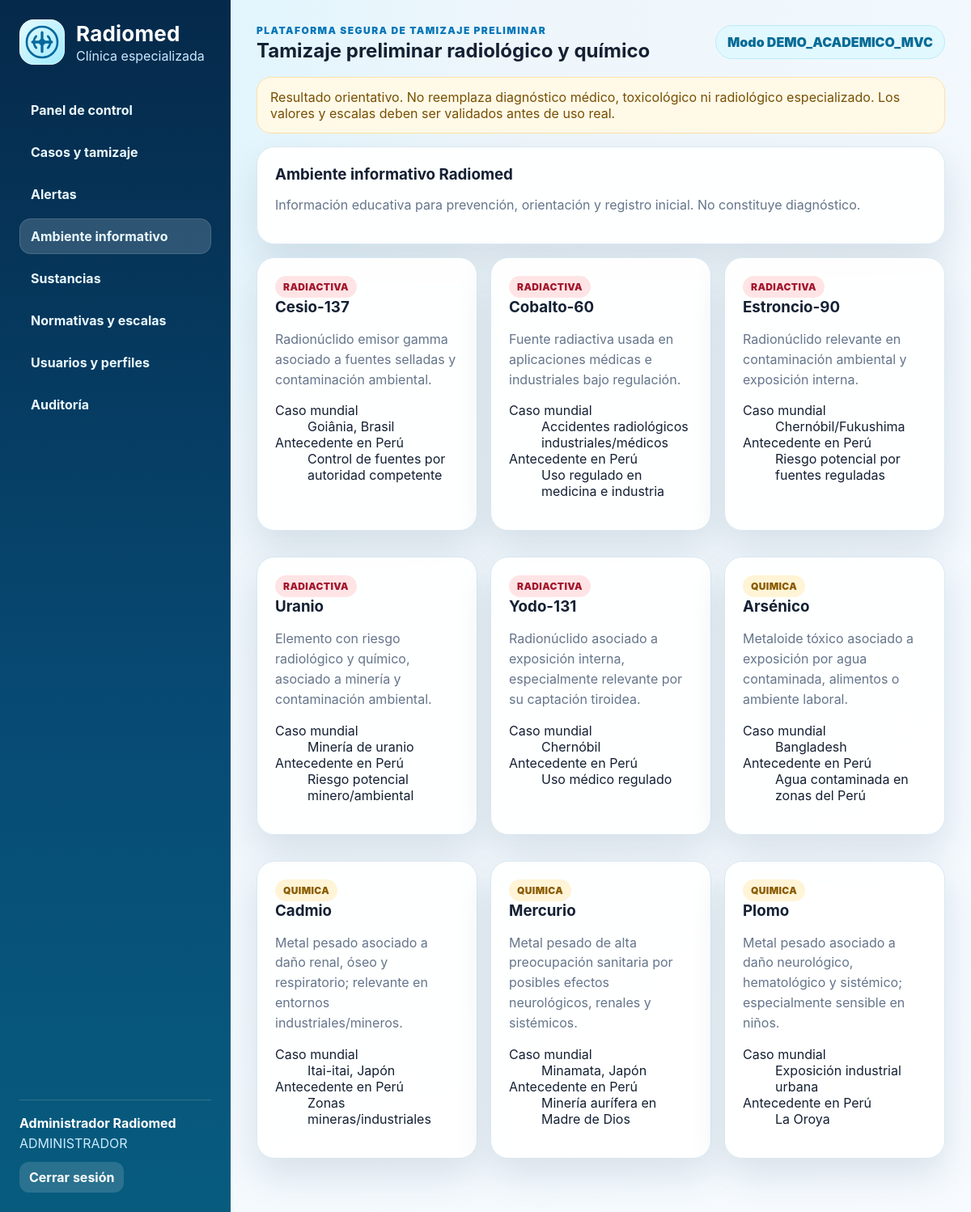
The app's page /index.php?controller=info&action=index (signed in) with its own data.
### tables this page shows
CREATE TABLE sustancias (
  id INT AUTO_INCREMENT PRIMARY KEY,
  nombre VARCHAR(120) NOT NULL UNIQUE,
  tipo ENUM('RADIACTIVA','QUIMICA') NOT NULL,
  descripcion TEXT NOT NULL,
  caso_mundial VARCHAR(180) DEFAULT NULL,
  antecedente_peru VARCHAR(180) DEFAULT NULL,
  estado ENUM('ACTIVO','INACTIVO') NOT NULL DEFAULT 'ACTIVO'
);

### app/core/Controller.php (called while the page is built, shortened)
<?php
abstract class Controller {
    protected function view(string $view, array $data = []): void {
        extract($data, EXTR_SKIP);
        $viewFile = __DIR__ . '/../views/' . $view . '.php';
        require __DIR__ . '/../views/layouts/header.php';
        require $viewFile;
        require __DIR__ . '/../views/layouts/footer.php';
    }
}

### app/controllers/InfoController.php (called while the page is built, shortened)
<?php
class InfoController extends Controller { public function index(): void { $this->view('info/index',['sustancias'=>(new Sustancia())->active()]); } }

### app/core/Router.php (called while the page is built, shortened)
<?php
final class Router {
    public function dispatch(): void {
        $action = preg_replace('/[^a-zA-Z0-9_]/','', $_GET['action'] ?? (is_logged() ? 'index' : 'login'));
        $obj = new $class();
        $obj->$action();
    }
}

### index.php (called while the page is built, shortened)
<?php
require_once __DIR__ . '/app/core/Database.php';
require_once __DIR__ . '/app/core/Helpers.php';
require_once __DIR__ . '/app/core/Auth.php';
require_once __DIR__ . '/app/core/Model.php';
require_once __DIR__ . '/app/core/Controller.php';
(new Router())->dispatch();

### app/core/Auth.php (called while the page is built, shortened)
<?php
function current_user(): ?array { return $_SESSION['user'] ?? null; }
function menu_allowed(string $controller): bool { $rol=$_SESSION['user']['rol']??''; $matrix=[ 'ADMINISTRADOR'=>['dashboard','caso','alerta','info','sustancia','normativa','usuario','auditoria'], 'EVALUADOR'=>['dashboard','caso','alerta','info'], 'ESPECIALISTA'=>['dashboard','caso','alerta','info'], 'AUTORIDAD'=>['dashboard','caso','alerta','info'], 'CONSULTOR'=>['dashboard','info'] ]; return in_array($controller,$matrix[$rol]??[],true); }

### app/core/Helpers.php (called while the page is built, shortened)
<?php
function e(?string $value): string { return htmlspecialchars((string)$value, ENT_QUOTES, 'UTF-8'); }
function url(string $controller, string $action = 'index', array $params = []): string {
    $query = array_merge(['controller'=>$controller, 'action'=>$action], $params);
    return 'index.php?' . http_build_query($query);
}

### app/core/Model.php (called while the page is built, shortened)
<?php
abstract class Model {
    protected mysqli $db;
    public function __construct(){ $this->db = db(); }
    protected function all(string $sql, string $types='', array $params=[]): array { $stmt=$this->db->prepare($sql); if($types) $stmt->bind_param($types,...$params); $stmt->execute(); return $stmt->get_result()->fetch_all(MYSQLI_ASSOC); }
}

### app/core/Database.php (called while the page is built, shortened)
<?php
final class Database {
    private static ?mysqli $conn = null;
    public static function connection(): mysqli {
        if (self::$conn === null) {
            self::$conn = new mysqli(DB_HOST, DB_USER, DB_PASS, DB_NAME);
            self::$conn->set_charset('utf8mb4');
        }
        return self::$conn;
    }
}
function db(): mysqli { return Database::connection(); }

### app/models/Sustancia.php (called while the page is built, shortened)
<?php
class Sustancia extends Model {
    public function active(): array { return $this->all('SELECT * FROM sustancias WHERE estado="ACTIVO" ORDER BY tipo,nombre'); }
}

### app/views/info/index.php (the view)
<div class="card"><h3>Ambiente informativo Radiomed</h3><p class="muted">Información educativa para prevención, orientación y registro inicial. No constituye diagnóstico.</p></div><div class="info-grid"><?php foreach($sustancias as $s): ?><article class="card info-card"><span class="pill <?= $s['tipo']==='RADIACTIVA'?'risk-high':'risk-medium' ?>"><?= e($s['tipo']) ?></span><h3><?= e($s['nombre']) ?></h3><p><?= e($s['descripcion']) ?></p><dl><dt>Caso mundial</dt><dd><?= e($s['caso_mundial']) ?></dd><dt>Antecedente en Perú</dt><dd><?= e($s['antecedente_peru']) ?></dd></dl></article><?php endforeach; ?></div>

### app/views/layouts/header.php (shortened to what this page needs)
<?php $user=current_user(); $current=$_GET['controller']??'dashboard'; ?>
<!doctype html><html lang="es"><head><link rel="stylesheet" href="assets/css/style.css"></head><body><div class="layout"><aside class="sidebar"><div class="brand"><div class="logo-mark"></div><div><h1>Radiomed</h1><p>Clínica especializada</p></div></div><nav class="nav"><?php $items=['dashboard'=>'Panel de control','caso'=>'Casos y tamizaje','alerta'=>'Alertas','info'=>'Ambiente informativo','sustancia'=>'Sustancias','normativa'=>'Normativas y escalas','usuario'=>'Usuarios y perfiles','auditoria'=>'Auditoría']; foreach($items as $key=>$label){ if(menu_allowed($key)){ $href=$key==='caso'?url('caso','index'):url($key); $active=$current===$key?'active':''; echo '<a class="'.$active.'" href="'.e($href).'">'.e($label).'</a>'; } } ?></nav><div class="sidebar-footer"><strong><?= e($user['nombre']??'') ?></strong><span><?= e($user['rol']??'') ?></span><a class="logout" href="<?= e(url('auth','logout')) ?>">Cerrar sesión</a></div></aside><main class="main"><header class="topbar"><div><span class="eyebrow">Plataforma segura de tamizaje preliminar</span><h2><?= e(APP_SUBTITLE) ?></h2></div><div class="badge">Modo <?= e(APP_ENV) ?></div></header><section class="notice">Resultado orientativo. No reemplaza diagnóstico médico, toxicológico ni radiológico especializado. Los valores y escalas deben ser validados antes de uso real.</section>

### app/views/layouts/footer.php (shortened to what this page needs)
</main></div></body></html>

### assets/css/style.css (style rules this page uses)
:root { --bg:#eef6fb;--panel:#ffffff;--ink:#142033;--muted:#65758b;--primary:#0476b8;--primary2:#15a6c9;--accent:#27d3b3;--danger:#dc3545;--warn:#f5a524;--ok:#17a673;--line:#d9e8f2;--shadow:0 20px 45px rgba(25,60,90,.13);--radius:22px }
* { box-sizing:border-box }
body { margin:0;font-family:Inter,Segoe UI,Roboto,Arial,sans-serif;background:radial-gradient(circle at top left,#d8f5ff 0,#eef6fb 34%,#f7fbff 100%);color:var(--ink) }
a { color:var(--primary);font-weight:700;text-decoration:none }
.layout { display:flex;min-height:100vh }
.sidebar { width:285px;background:linear-gradient(180deg,#05294a,#074b75 60%,#075c7e);color:white;padding:24px;display:flex;flex-direction:column;position:fixed;top:0;bottom:0;left:0 }
.brand { display:flex;align-items:center;gap:14px }
.brand h1 { font-size:26px;margin:0;letter-spacing:.2px }
.brand p { margin:2px 0 0;color:#c9ebff }
.logo-mark { width:56px;height:56px;border-radius:18px;background:linear-gradient(135deg,#e6fbff,#9feaff);display:grid;place-items:center;color:#05689d;box-shadow:inset 0 0 0 1px rgba(255,255,255,.5) }
.logo-mark svg { width:42px;height:42px }
.nav { margin-top:34px;display:grid;gap:8px }
.nav a { color:#e9f8ff;padding:12px 14px;border-radius:14px;font-weight:700 }
.nav a:hover,.nav a.active { background:rgba(255,255,255,.16);box-shadow:inset 0 0 0 1px rgba(255,255,255,.13) }
.sidebar-footer { margin-top:auto;border-top:1px solid rgba(255,255,255,.16);padding-top:18px;display:grid;gap:5px }
.sidebar-footer span { color:#c9ebff }
.logout { color:#fff;background:rgba(255,255,255,.14);padding:9px 12px;border-radius:12px;width:max-content;margin-top:8px }
.main { margin-left:285px;width:calc(100% - 285px);padding:26px 32px 50px }
.topbar { display:flex;justify-content:space-between;align-items:center;margin-bottom:18px }
.topbar h2 { margin:2px 0 0;font-size:24px }
.eyebrow { text-transform:uppercase;letter-spacing:.12em;color:var(--primary);font-size:12px;font-weight:900 }
.badge { background:#e2f8ff;color:#046b96;border:1px solid #bcecf8;padding:10px 14px;border-radius:999px;font-weight:900 }
.notice { background:#fff9e8;border:1px solid #ffe0a6;color:#775000;padding:14px 16px;border-radius:18px;margin-bottom:16px }
.card { background:rgba(255,255,255,.96);border:1px solid var(--line);border-radius:var(--radius);box-shadow:var(--shadow);padding:22px;margin-bottom:16px }
.card h3 { margin:0 0 12px }
.info-grid { display:grid;grid-template-columns:repeat(3,minmax(0,1fr));gap:16px }
.info-card p { line-height:1.55;color:var(--muted) }
.pill { display:inline-flex;align-items:center;justify-content:center;padding:6px 10px;border-radius:999px;font-size:12px;font-weight:900;letter-spacing:.03em }
.risk-medium { background:#fff4d6;color:#8a5b00 }
.risk-high { background:#ffe4e6;color:#a4182d }
small,.muted { color:var(--muted) }

### records on screen
sustancias: tipo "RADIACTIVA", nombre "Cesio-137", descripcion "Radionúclido emisor gamma asociado a fuentes selladas y contaminación ambiental.", caso_mundial "Goiânia, Brasil", antecedente_peru "Control de fuentes por autoridad competente"
sustancias: tipo "RADIACTIVA", nombre "Cobalto-60", descripcion "Fuente radiactiva usada en aplicaciones médicas e industriales bajo regulación.", caso_mundial "Accidentes radiológicos industriales/médicos", antecedente_peru "Uso regulado en medicina e industria"
sustancias: tipo "RADIACTIVA", nombre "Estroncio-90", descripcion "Radionúclido relevante en contaminación ambiental y exposición interna.", caso_mundial "Chernóbil/Fukushima", antecedente_peru "Riesgo potencial por fuentes reguladas"
sustancias: tipo "RADIACTIVA", nombre "Uranio", descripcion "Elemento con riesgo radiológico y químico, asociado a minería y contaminación ambiental.", caso_mundial "Minería de uranio", antecedente_peru "Riesgo potencial minero/ambiental"
sustancias: tipo "RADIACTIVA", nombre "Yodo-131", descripcion "Radionúclido asociado a exposición interna, especialmente relevante por su captación tiroidea.", caso_mundial "Chernóbil", antecedente_peru "Uso médico regulado"
sustancias: tipo "QUIMICA", nombre "Arsénico", descripcion "Metaloide tóxico asociado a exposición por agua contaminada, alimentos o ambiente laboral.", caso_mundial "Bangladesh", antecedente_peru "Agua contaminada en zonas del Perú"
sustancias: tipo "QUIMICA", nombre "Cadmio", descripcion "Metal pesado asociado a daño renal, óseo y respiratorio; relevante en entornos industriales/mineros.", caso_mundial "Itai-itai, Japón", antecedente_peru "Zonas mineras/industriales"
sustancias: tipo "QUIMICA", nombre "Mercurio", descripcion "Metal pesado de alta preocupación sanitaria por posibles efectos neurológicos, renales y sistémicos.", caso_mundial "Minamata, Japón", antecedente_peru "Minería aurífera en Madre de Dios"
sustancias: tipo "QUIMICA", nombre "Plomo", descripcion "Metal pesado asociado a daño neurológico, hematológico y sistémico; especialmente sensible en niños.", caso_mundial "Exposición industrial urbana", antecedente_peru "La Oroya"

### other values on screen
$label "Panel de control"
$label "Casos y tamizaje"
$label "Alertas"
$label "Ambiente informativo"
$label "Sustancias"
$label "Normativas y escalas"
$label "Usuarios y perfiles"
$label "Auditoría"
$user['nombre'] "Administrador Radiomed"
$user['rol'] "ADMINISTRADOR"
APP_SUBTITLE "Tamizaje preliminar radiológico y químico"
APP_ENV "DEMO_ACADEMICO_MVC"
